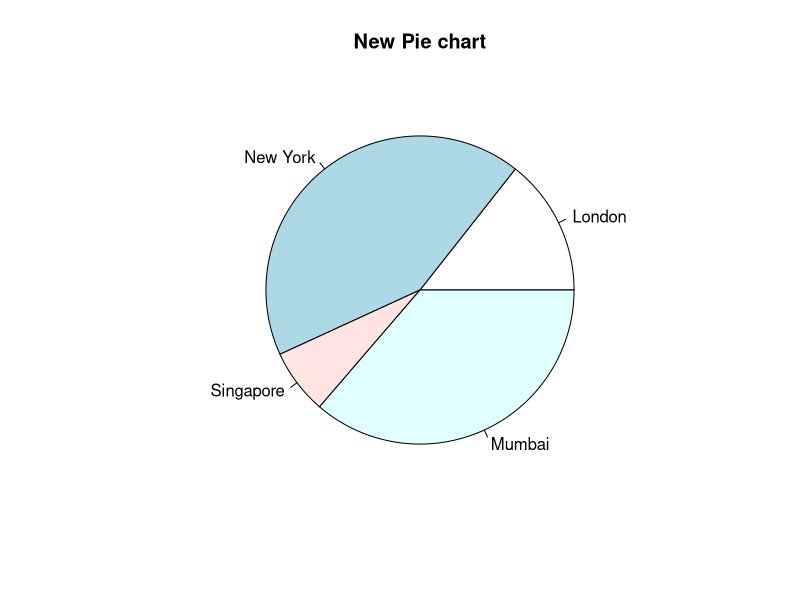

Here is the R script that generated this plot:
# Create data for the graph.
x <- c(21, 62, 10, 53)
labels <- c("London", "New York", "Singapore", "Mumbai")

# Plot the chart.
pie(x,labels,main = "New Pie chart")
